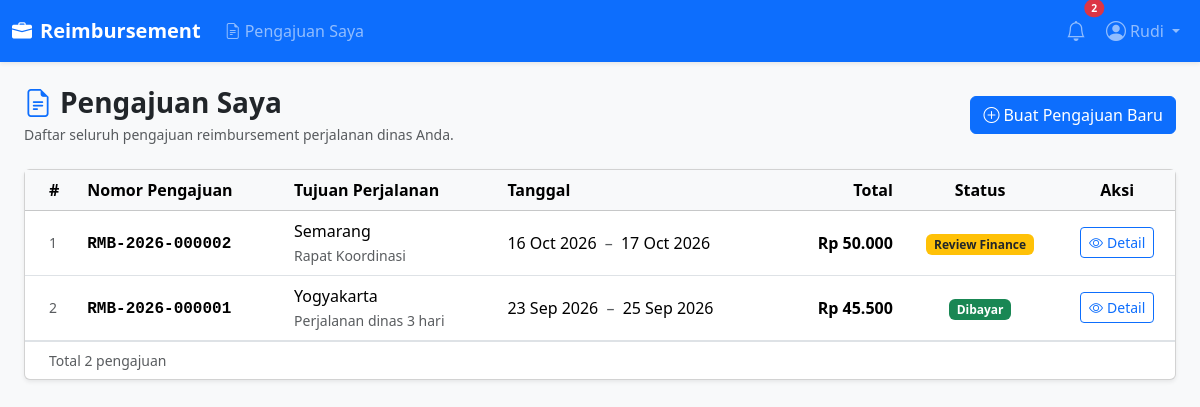
The page /public/pegawai/index.php (signed in) on the database its author committed.
### tables this page shows
CREATE TABLE `reimbursements` (
  `id` int(11) NOT NULL,
  `reimbursement_no` varchar(30) NOT NULL,
  `user_id` int(11) NOT NULL,
  `trip_id` int(11) DEFAULT NULL,
  `total_amount` decimal(15,2) NOT NULL DEFAULT 0.00,
  `status` enum('draft','diajukan','review_atasan','review_finance','perlu_revisi','disetujui','ditolak','dibayar') NOT NULL DEFAULT 'draft',
  `notes` text DEFAULT NULL,
  `submitted_at` datetime DEFAULT NULL,
  `paid_at` datetime DEFAULT NULL,
  `created_at` timestamp NOT NULL DEFAULT current_timestamp(),
  `updated_at` timestamp NOT NULL DEFAULT current_timestamp() ON UPDATE current_timestamp()
);

CREATE TABLE `business_trips` (
  `id` int(11) NOT NULL,
  `user_id` int(11) NOT NULL,
  `destination` varchar(100) NOT NULL,
  `purpose` varchar(255) DEFAULT NULL,
  `start_date` date NOT NULL,
  `end_date` date NOT NULL,
  `created_at` timestamp NOT NULL DEFAULT current_timestamp()
);

### includes/notifications.php (called while the page is built, shortened)
<?php
function getUnreadCount(int $userId): int
{
    $pdo = getDB();
    $sql  = 'SELECT COUNT(*) FROM notifications WHERE user_id = :user_id AND is_read = 0';
    $stmt = $pdo->prepare($sql);
    $stmt->execute([':user_id' => $userId]);
    return (int) $stmt->fetchColumn();
}

### public/pegawai/index.php (the view, shortened to what this page needs)
<?php
require_once __DIR__ . '/../../includes/functions.php';
$user   = getCurrentUser();
$userId = (int) $user['user_id'];
$db   = getDB();
$stmt = $db->prepare(
    "SELECT
         r.id,
         r.reimbursement_no,
         r.total_amount,
         r.status,
         r.created_at,
         bt.destination,
         bt.purpose,
         bt.start_date,
         bt.end_date
     FROM reimbursements r
     LEFT JOIN business_trips bt ON bt.id = r.trip_id
     WHERE r.user_id = :user_id
     ORDER BY r.created_at DESC"
);
$stmt->execute([':user_id' => $userId]);
$reimbursements = $stmt->fetchAll();
require_once __DIR__ . '/../../includes/layout/header.php';
require_once __DIR__ . '/../../includes/layout/navbar.php';
?>
<div class="d-flex justify-content-between align-items-center mb-4">
    <div>
        <h1 class="h3 fw-bold mb-0">
            <i class="bi bi-file-earmark-text me-2 text-primary"></i>Pengajuan Saya
        </h1>
        <p class="text-muted mb-0 mt-1 small">
            Daftar seluruh pengajuan reimbursement perjalanan dinas Anda.
        </p>
    </div>
    <a href="<?= BASE_URL ?>/pegawai/create.php" class="btn btn-primary">
        <i class="bi bi-plus-circle me-1"></i>Buat Pengajuan Baru
    </a>
</div>
<div class="card shadow-sm">
    <div class="card-body p-0">
        <?php if (empty($reimbursements)): ?>
            <div class="text-center py-5">
                <i class="bi bi-inbox fs-1 text-muted d-block mb-3"></i>
                <p class="text-muted mb-3">Anda belum memiliki pengajuan reimbursement.</p>
                <a href="<?= BASE_URL ?>/pegawai/create.php" class="btn btn-primary">
                    <i class="bi bi-plus-circle me-1"></i>Buat Pengajuan Pertama
                </a>
            </div>
        <?php else: ?>
            <div class="table-responsive">
                <table class="table table-hover align-middle mb-0">
                    <thead class="table-light">
                        <tr>
                            <th scope="col" class="ps-4">#</th>
                            <th scope="col">Nomor Pengajuan</th>
                            <th scope="col">Tujuan Perjalanan</th>
                            <th scope="col">Tanggal</th>
                            <th scope="col" class="text-end">Total</th>
                            <th scope="col" class="text-center">Status</th>
                            <th scope="col" class="text-center">Aksi</th>
                        </tr>
                    </thead>
                    <tbody>
                        <?php foreach ($reimbursements as $i => $r): ?>
                        <tr>
                            <td class="ps-4 text-muted small"><?= $i + 1 ?></td>
                            <td>
                                <span class="fw-semibold font-monospace">
                                    <?= htmlspecialchars($r['reimbursement_no'] ?? '-', ENT_QUOTES, 'UTF-8') ?>
                                </span>
                            </td>
                            <td>
                                <?php if (!empty($r['destination'])): ?>
                                    <span class="fw-medium">
                                        <?= htmlspecialchars($r['destination'], ENT_QUOTES, 'UTF-8') ?>
                                    </span>
                                    <?php if (!empty($r['purpose'])): ?>
                                        <br>
                                        <span class="text-muted small">
                                            <?= htmlspecialchars($r['purpose'], ENT_QUOTES, 'UTF-8') ?>
                                        </span>
                                    <?php endif; ?>
                                <?php else: ?>
                                    <span class="text-muted">—</span>
                                <?php endif; ?>
                            </td>
                            <td class="text-nowrap">
                                <?php if (!empty($r['start_date']) && !empty($r['end_date'])): ?>
                                    <?= htmlspecialchars(
                                            date('d M Y', strtotime($r['start_date'])),
                                            ENT_QUOTES,
                                            'UTF-8'
                                        ) ?>
                                    <span class="text-muted mx-1">–</span>
                                    <?= htmlspecialchars(
                                            date('d M Y', strtotime($r['end_date'])),
                                            ENT_QUOTES,
                                            'UTF-8'
                                        ) ?>
                                <?php else: ?>
                                    <span class="text-muted">—</span>
                                <?php endif; ?>
                            </td>
                            <td class="text-end fw-semibold text-nowrap">
                                <?= htmlspecialchars(
                                        formatRupiah((float) ($r['total_amount'] ?? 0)),
                                        ENT_QUOTES,
                                        'UTF-8'
                                    ) ?>
                            </td>
                            <td class="text-center">
                                <?= getStatusLabel($r['status'] ?? '') ?>
                            </td>
                            <td class="text-center">
                                <a
                                    href="<?= BASE_URL ?>/pegawai/detail.php?id=<?= (int) $r['id'] ?>"
                                    class="btn btn-sm btn-outline-primary"
                                    title="Lihat Detail"
                                >
                                    <i class="bi bi-eye me-1"></i>Detail
                                </a>
                            </td>
                        </tr>
                        <?php endforeach; ?>
                    </tbody>
                </table>
            </div>
            <div class="px-4 py-2 border-top text-muted small">
                Total <?= count($reimbursements) ?> pengajuan
            </div>
        <?php endif; ?>
    </div>
</div>
<?php require_once __DIR__ . '/../../includes/layout/footer.php'; ?>

### includes/layout/header.php (shortened to what this page needs)
<!DOCTYPE html>
<html lang="id">
<head>
    <link
        rel="stylesheet"
        href="https://cdn.jsdelivr.net/npm/bootstrap@5.3.3/dist/css/bootstrap.min.css"
    >
    <link
        rel="stylesheet"
        href="https://cdn.jsdelivr.net/npm/bootstrap-icons@1.11.3/font/bootstrap-icons.min.css"
    >
</head>
<body>

### includes/layout/navbar.php (shortened to what this page needs)
<?php
$currentUserId   = (int) ($_SESSION['user_id'] ?? 0);
$currentUserName = htmlspecialchars($_SESSION['name'] ?? '', ENT_QUOTES, 'UTF-8');
$currentRole     = $_SESSION['role'] ?? '';
$unreadCount = ($currentUserId > 0) ? getUnreadCount($currentUserId) : 0;
?>
<nav class="navbar navbar-expand-lg navbar-dark bg-primary shadow-sm">
    <div class="container-fluid">
        <a class="navbar-brand" href="<?= BASE_URL ?>/dashboard.php">
            <i class="bi bi-briefcase-fill me-2"></i>Reimbursement
        </a>
        <div class="collapse navbar-collapse" id="navbarMain">
            <ul class="navbar-nav me-auto mb-2 mb-lg-0">
                <?php if ($currentRole === 'pegawai'): ?>
                    <li class="nav-item">
                        <a class="nav-link" href="<?= BASE_URL ?>/pegawai/index.php">
                            <i class="bi bi-file-earmark-text me-1"></i>Pengajuan Saya
                        </a>
                    </li>
                <?php endif; ?>
            </ul>
            <ul class="navbar-nav ms-auto align-items-center gap-1">
                <?php if ($currentUserId > 0): ?>
                <li class="nav-item dropdown" id="notif-dropdown-item">
                    <a
                        class="nav-link position-relative"
                        href="#"
                        id="notifDropdownToggle"
                        role="button"
                        data-bs-toggle="dropdown"
                        data-bs-auto-close="outside"
                        aria-expanded="false"
                        aria-label="Notifikasi"
                        title="Notifikasi"
                    >
                        <i class="bi bi-bell fs-5"></i>
                        <span
                            id="notif-count"
                            class="position-absolute top-0 start-100 translate-middle badge rounded-pill bg-danger badge-notif<?= $unreadCount === 0 ? ' d-none' : '' ?>"
                            aria-label="<?= $unreadCount ?> notifikasi belum dibaca"
                        ><?= $unreadCount ?></span>
                    </a>
                </li>
                <li class="nav-item dropdown">
                    <a
                        class="nav-link dropdown-toggle d-flex align-items-center gap-1"
                        href="#"
                        role="button"
                        data-bs-toggle="dropdown"
                        aria-expanded="false"
                    >
                        <i class="bi bi-person-circle fs-5"></i>
                        <span class="d-none d-md-inline"><?= $currentUserName ?></span>
                    </a>
                </li>
                <?php endif; ?>
            </ul>
        </div>
    </div>
</nav>
<div class="container-fluid py-4 px-4">

### includes/functions.php (shortened to what this page needs)
<?php
require_once __DIR__ . '/notifications.php';
function formatRupiah(float $n): string
{
    return 'Rp ' . number_format($n, 0, ',', '.');
}
function getStatusLabel(string $status): string
{
    $map = [
        'draft'          => ['label' => 'Draft',          'class' => 'bg-secondary'],
        'diajukan'       => ['label' => 'Diajukan',       'class' => 'bg-primary'],
        'review_atasan'  => ['label' => 'Review Atasan',  'class' => 'bg-info text-dark'],
        'review_finance' => ['label' => 'Review Finance', 'class' => 'bg-warning text-dark'],
        'perlu_revisi'   => ['label' => 'Perlu Revisi',   'class' => 'bg-warning text-dark'],
        'disetujui'      => ['label' => 'Disetujui',      'class' => 'bg-success'],
        'dibayar'        => ['label' => 'Dibayar',        'class' => 'bg-success'],
        'ditolak'        => ['label' => 'Ditolak',        'class' => 'bg-danger'],
    ];
    $entry = $map[$status];
    return '<span class="badge ' . $entry['class'] . '">' . $entry['label'] . '</span>';
}

### includes/layout/footer.php (shortened to what this page needs)
</div>
</body>
</html>

### includes/layout/header.php (style rules this page uses)
body { background-color: #f8f9fa; }
.navbar-brand { font-weight: 600; }
.badge-notif { font-size: 0.65rem; }

### rows shown on the page
reimbursements: reimbursement_no "RMB-2026-000002", trip.destination "Semarang", trip.purpose "Rapat Koordinasi", trip.start_date "16 Oct 2026", trip.end_date "17 Oct 2026", total_amount "Rp 50.000", status "Review Finance"
reimbursements: reimbursement_no "RMB-2026-000001", trip.destination "Yogyakarta", trip.purpose "Perjalanan dinas 3 hari", trip.start_date "23 Sep 2026", trip.end_date "25 Sep 2026", total_amount "Rp 45.500", status "Dibayar"

### other values the page prints
$unreadCount "2"
$currentUserName "Rudi"
count($reimbursements) "2"
